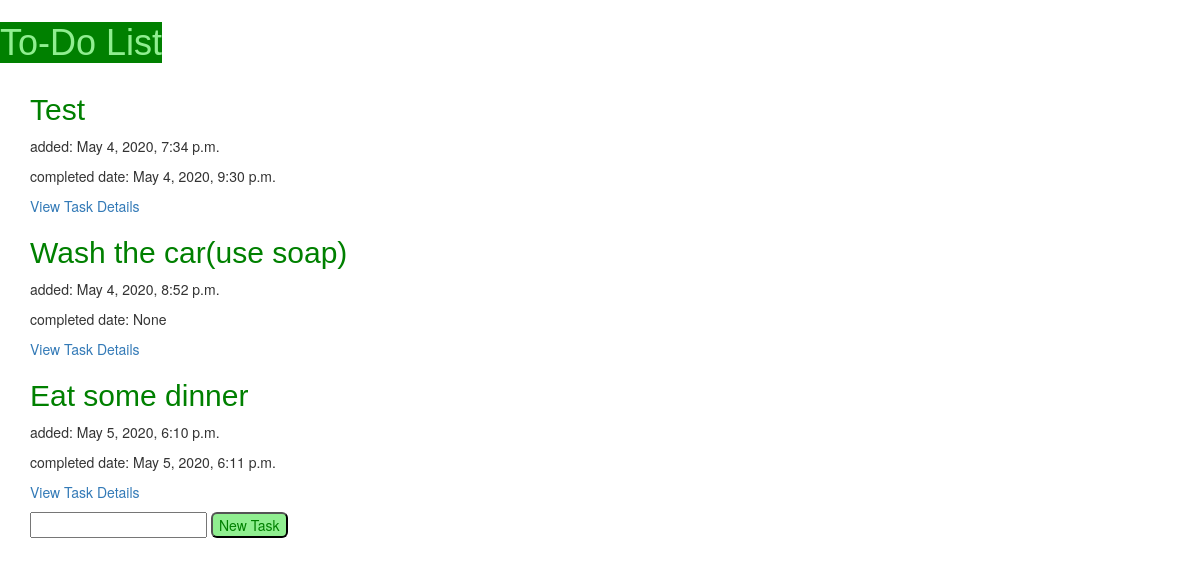
Before: / with the older database file.
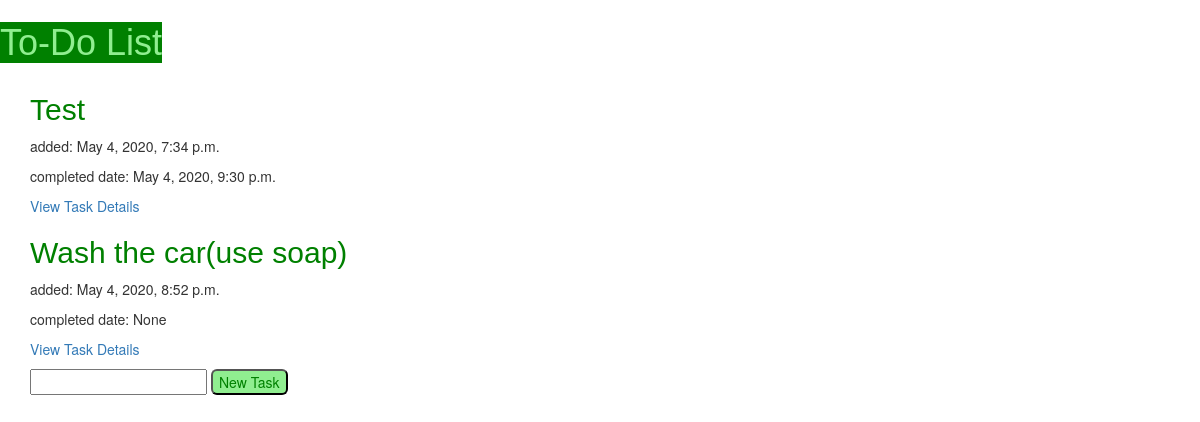
After: the same page with the newer database file.
### todo_app/models.py (models this page shows, shortened)
class TodoItem(models.Model):
    task_description = models.TextField(blank = False, null = True)
    created_date = models.DateTimeField(default = timezone.now)
    completion_date = models.DateTimeField(blank = True, null = True)
    is_completed = models.BooleanField(default = False)

### todo_app/views.py (the view)
# urls.py: path('',views.todo_list, name = 'todo_list'),
def todo_list(request):
    todo_items = TodoItem.objects.filter(created_date__lte=timezone.now()).order_by('created_date')
    return render(request, 'todo_list.html', {'todo_items': todo_items})

### templates/todo_list.html (shortened to what this page needs)
    {% extends 'base.html' %}
    {% block content %}
    {% for todo_item in todo_items %}
    <div>
        <h2>{{ todo_item.task_description }}</h2>
        <p>added: {{ todo_item.created_date }}</p>
        <p>completed date: {{ todo_item.completion_date }}</p>
        <a href="http://localhost:8000/todo_app/detail/{{ todo_item.id }}">View Task Details</a>
    </div>
    {% endfor %}
    <div>
        <form action = "http://localhost:8000/todo_app/new_task" method = "POST">
            <input type="text" name="new_task" id="new_task">
            <button type = "submit">New Task</button>
        </form>
    </div>
    {% endblock %}

Changed rows visible on the page:
removed TodoItem: task_description "Eat some dinner", created_date "May 5, 2020, 6:10 p.m.", completion_date "May 5, 2020, 6:11 p.m."
